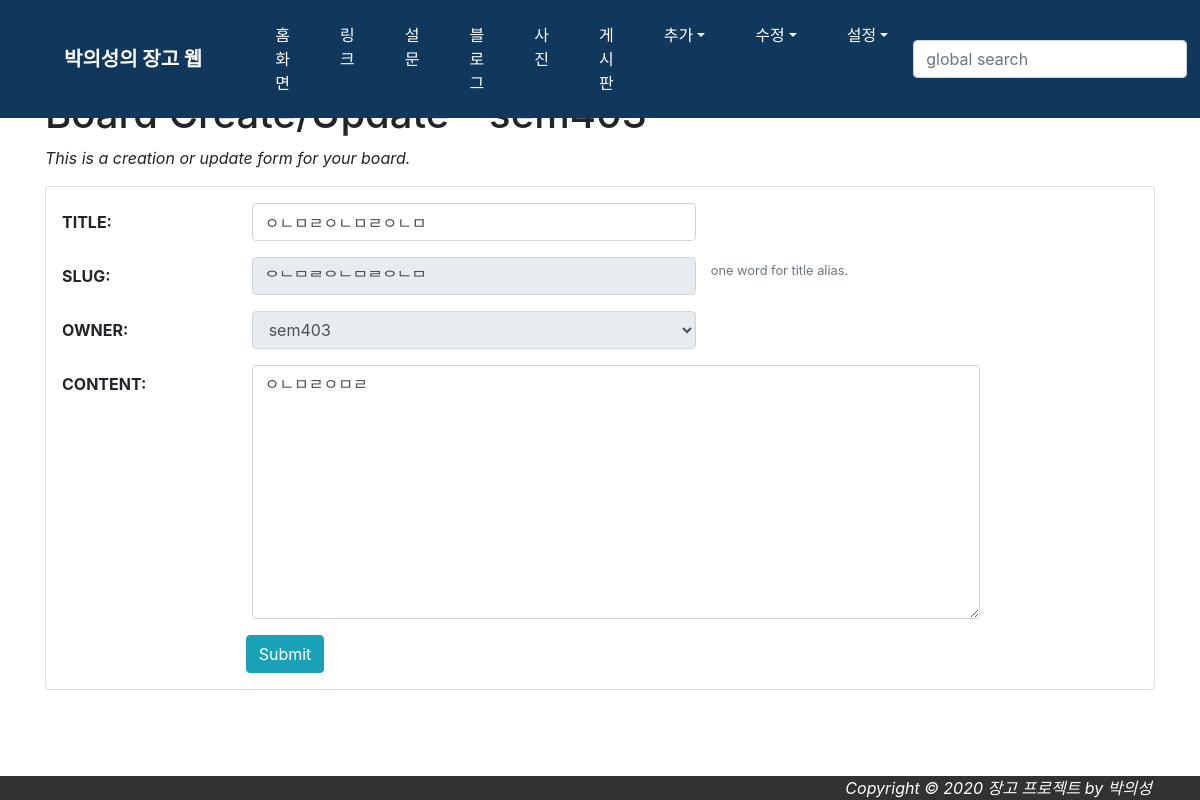
The app's page /board/6/update/ (signed in) with its own data.
### board/models.py (models this page shows, shortened)
class Board(models.Model):
    title = models.CharField(verbose_name='TITLE', max_length=50)
    slug = models.SlugField('SLUG', unique=True, allow_unicode=True, help_text='one word for title alias.')
    content = models.TextField('CONTENT')
    owner = models.ForeignKey(User, on_delete=models.CASCADE, verbose_name='OWNER', blank=True, null=True)
    create_dt = models.DateTimeField('CREATE DATE', auto_now_add=True)
    modify_dt = models.DateTimeField('MODIFY DATE', auto_now=True)
    hits = models.IntegerField('HITS', default=0)
    class Meta:
        verbose_name = 'board'
        verbose_name_plural = 'boards'
        db_table = 'board_boards'
        ordering = ('-modify_dt',)

### board/views.py (the view)
# urls.py: path('<int:pk>/update/', views.BoardUpdateView.as_view(), name="update",),
class BoardUpdateView(OwnerOnlyMixin, UpdateView):
    model = Board
    fields = ['id', 'title', 'slug', 'owner', 'content']
    success_url = reverse_lazy('board:index')

### mysite/views.py (called while the page is built)
    def dispatch(self, request, *args, **kwargs):
        obj = self.get_object()
        if request.user != obj.owner:
            return self.handle_no_permission()
        return super().dispatch(request, *args, **kwargs)

### board/templates/board/board_form.html (shortened to what this page needs)
{% extends "base.html" %}
{% load widget_tweaks %}
{% block content %}
 <h1>Board Create/Update - {{user}}</h1>
    <p class="font-italic">This is a creation or update form for your board.</p>
    <form action="." method="post" class="card pt-3">{% csrf_token %}
        <div class="form-group row">
            {{ form.title|add_label_class:"col-form-label col-sm-2 ml-3 font-weight-bold" }}
            <div class="col-sm-5">
                {{ form.title|add_class:"form-control"|attr:"autofocus" }}
            </div>
        </div>
        <div class="form-group row">
            {{ form.slug|add_label_class:"col-form-label col-sm-2 ml-3 font-weight-bold" }}
            <div class="col-sm-5">
                {{ form.slug|add_class:"form-control"|attr:"readonly" }}
            </div>
            <small class="form-text text-muted">{{ form.slug.help_text }}</small>
        </div>
        <div class="form-group row">
            {{ form.owner|add_label_class:"col-form-label col-sm-2 ml-3 font-weight-bold" }}
            <div class="col-sm-5">
                {{ form.owner|add_class:"form-control"|attr:"readonly" }}
            </div>
        </div>
        <div class="form-group row">
            {{ form.content|add_label_class:"col-form-label col-sm-2 ml-3 font-weight-bold" }}
            <div class="col-sm-8">
                {{ form.content|add_class:"form-control" }}
            </div>
        </div>
        <div class="form-group">
            <div class="offset-sm-2 col-sm-5">
                <input type="submit" value="Submit" class="btn btn-info"/>
            </div>
        </div>
    </form>
{% endblock %}

### records on screen
Board: title|add_label_class "TITLE:", title "ㅇㄴㅁㄹㅇㄴㅁㄹㅇㄴㅁ", slug|add_label_class "SLUG:", slug "ᄋᄂᄆᄅᄋᄂᄆᄅᄋᄂᄆ", owner|add_label_class "OWNER:", owner "sem403", content|add_label_class "CONTENT:", content "ㅇㄴㅁㄹㅇㅁㄹ"
